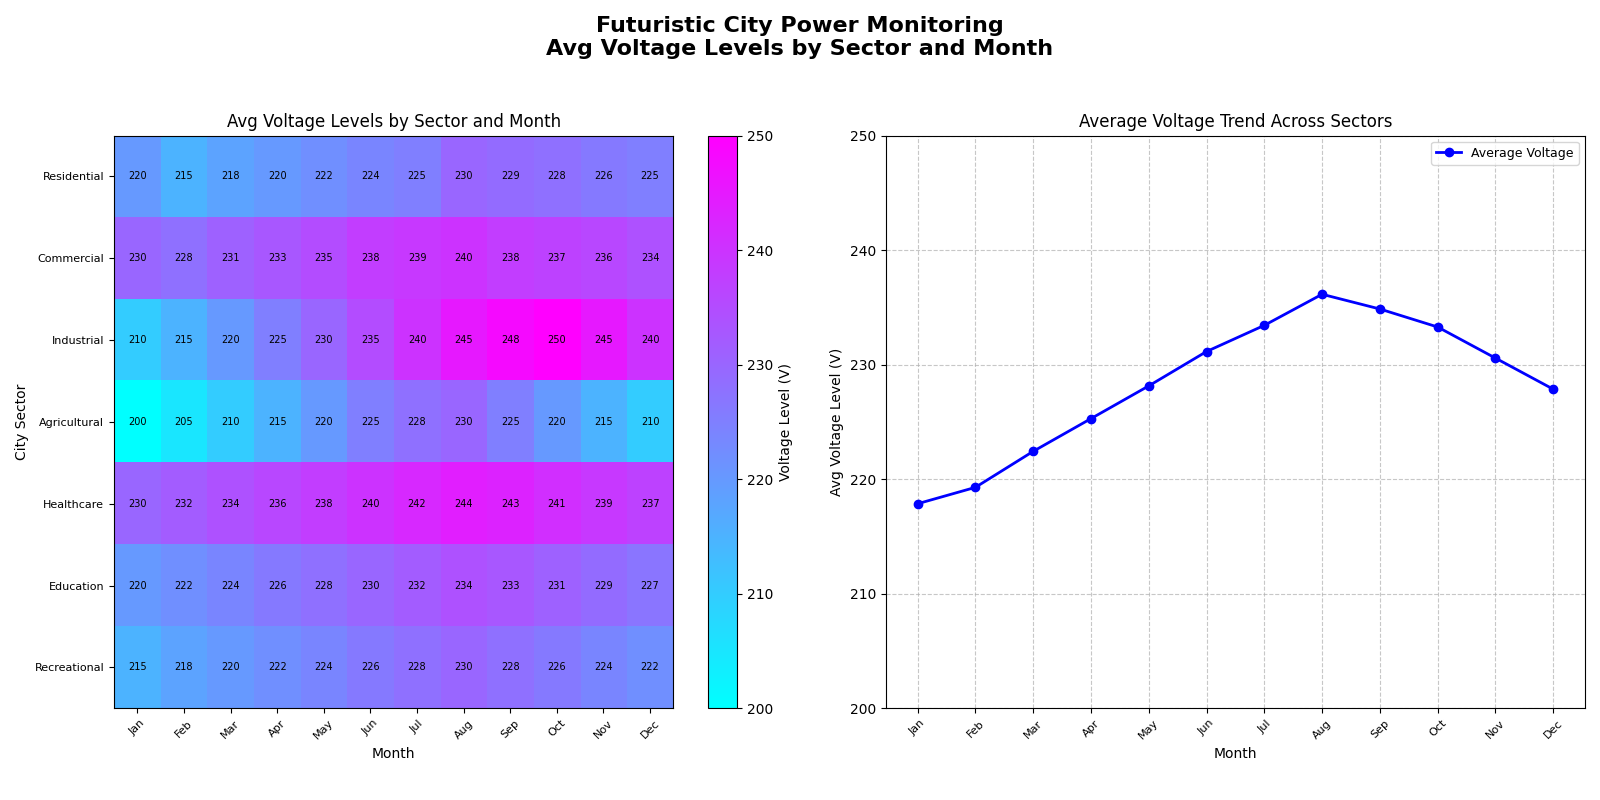

Here is the Python script that generated this plot:
import matplotlib.pyplot as plt
import numpy as np

# Backstory: Comparing the average voltage levels in various sectors of a futuristic city
# The city has implemented advanced power monitoring with various sectors having sensors that report average voltages
# over different months of the year. The data will be visualized using a heatmap to identify trends.

# Define sectors and months
sectors = ['Residential', 'Commercial', 'Industrial', 'Agricultural', 'Healthcare', 'Education', 'Recreational']
months = ['Jan', 'Feb', 'Mar', 'Apr', 'May', 'Jun', 'Jul', 'Aug', 'Sep', 'Oct', 'Nov', 'Dec']

# Manually constructed data for average voltage levels (in Volts)
voltage_levels = np.array([
    [220, 215, 218, 220, 222, 224, 225, 230, 229, 228, 226, 225],  # Residential
    [230, 228, 231, 233, 235, 238, 239, 240, 238, 237, 236, 234],  # Commercial
    [210, 215, 220, 225, 230, 235, 240, 245, 248, 250, 245, 240],  # Industrial
    [200, 205, 210, 215, 220, 225, 228, 230, 225, 220, 215, 210],  # Agricultural
    [230, 232, 234, 236, 238, 240, 242, 244, 243, 241, 239, 237],  # Healthcare
    [220, 222, 224, 226, 228, 230, 232, 234, 233, 231, 229, 227],  # Education
    [215, 218, 220, 222, 224, 226, 228, 230, 228, 226, 224, 222]   # Recreational
])

# Calculate the average voltage level for all sectors per month
average_voltage = np.mean(voltage_levels, axis=0)

# Setup figure and axes for subplots
fig, axes = plt.subplots(nrows=1, ncols=2, figsize=(16, 8))
fig.suptitle('Futuristic City Power Monitoring\nAvg Voltage Levels by Sector and Month', fontsize=16, fontweight='bold')

# Plot heatmap
heatmap = axes[0].imshow(voltage_levels, cmap='cool', aspect='auto', interpolation='nearest')
cbar = fig.colorbar(heatmap, ax=axes[0])
cbar.set_label('Voltage Level (V)', fontsize=10)

axes[0].set_title('Avg Voltage Levels by Sector and Month', fontsize=12)
axes[0].set_xlabel('Month', fontsize=10)
axes[0].set_ylabel('City Sector', fontsize=10)
axes[0].set_xticks(np.arange(len(months)))
axes[0].set_xticklabels(months, fontsize=8, rotation=45)
axes[0].set_yticks(np.arange(len(sectors)))
axes[0].set_yticklabels(sectors, fontsize=8)

for i in range(len(sectors)):
    for j in range(len(months)):
        axes[0].text(j, i, f"{voltage_levels[i, j]}", ha='center', va='center', color='black', fontsize=7)

# Plot line chart for average voltage trends
axes[1].plot(months, average_voltage, marker='o', color='blue', linewidth=2, label='Average Voltage')
axes[1].set_title('Average Voltage Trend Across Sectors', fontsize=12)
axes[1].set_xlabel('Month', fontsize=10)
axes[1].set_ylabel('Avg Voltage Level (V)', fontsize=10)
axes[1].set_xticks(np.arange(len(months)))
axes[1].set_xticklabels(months, fontsize=8, rotation=45)
axes[1].grid(True, linestyle='--', alpha=0.7)
axes[1].legend(fontsize=9)
axes[1].set_ylim(200, 250)

plt.tight_layout(rect=[0, 0.03, 1, 0.95])  # Adjust layout to make space for the common title

# Display the plot
plt.show()
